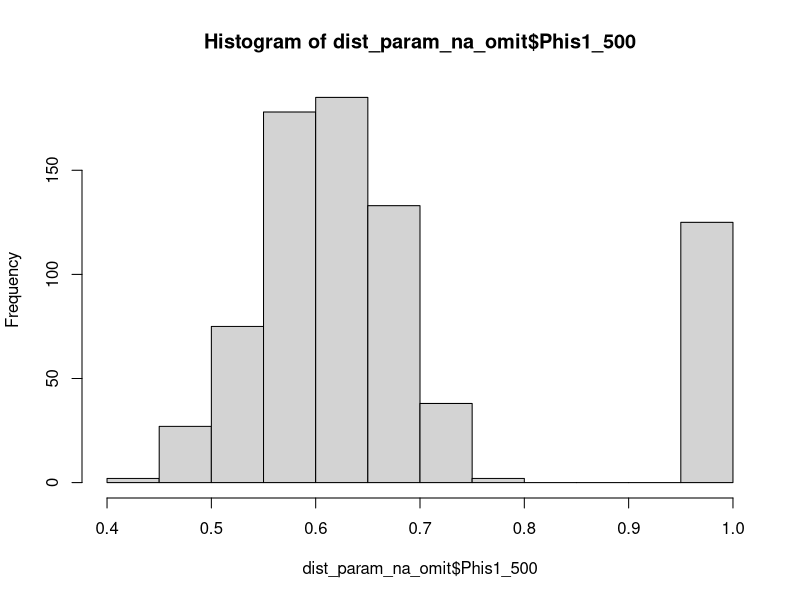
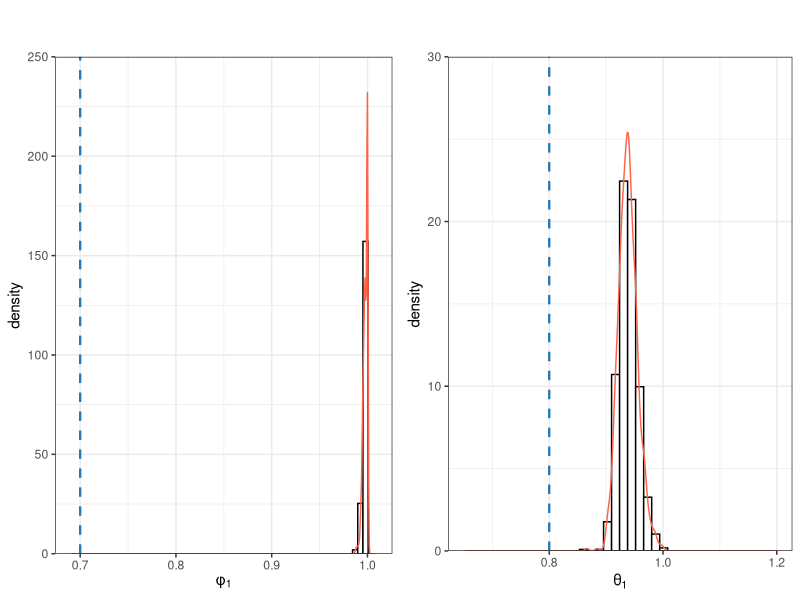
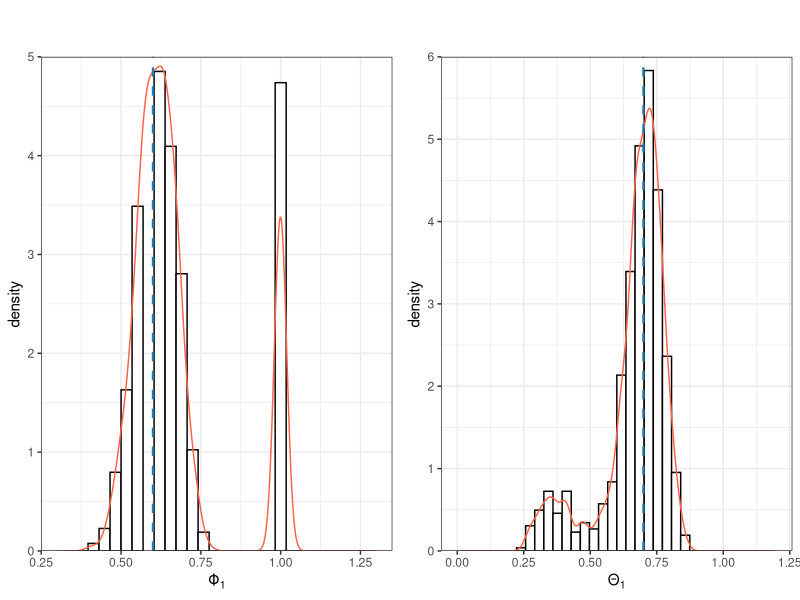

Source code (R) for these figures, in order:
library(tidyverse)
library(ggthemes)
library(readr)
library(ggplot2)
library(gridExtra)

# Explorar cual es la convergencia de los parametros ajustados con 
# sarima_101_101_12 cuando los datos fueron generados 
# por un sarima_111_101_12.

dist_param <- read.csv("data/dist_param_sarima_101_101_12_fuera_mod.csv",  header = TRUE)

dist_param_na_omit <- na.omit(dist_param)
dim(dist_param_na_omit) # 765   6
colnames(dist_param_na_omit)
View(dist_param_na_omit)

# Parametros reales: 
# ar= c(0.7), ma=c(0.8), 
# sar= c(0.6), sma=c(0.7)
# d=1, D=0

hist(dist_param_na_omit$Phis1_500)

# histogramas parte regular

g1 <- ggplot(dist_param_na_omit, aes(x = phis1_500)) + 
  geom_histogram(colour = 1, fill = "white", bins = 60, aes(y = ..density..))+
  geom_density(lwd = 0.5,linetype = 1, colour = "tomato")+
  labs(title = "",  subtitle = "", x= expression("\u03C6"[1]))+
  scale_y_continuous(expand = c(0, 0), limits = c(0,250))+
  geom_vline(xintercept = 0.7, linetype="dashed", color="#2678B3",lwd=0.8)+
  xlim(c(0.69,1.01))+ theme_bw()

g2 <- ggplot(dist_param_na_omit, aes(x = titas1_500)) + 
  geom_histogram(colour = 1, fill = "white", bins = 40, aes(y = ..density..))+
  geom_density(lwd = 0.5,linetype = 1, colour = "tomato")+
  labs(title = "",  subtitle = "", x= expression("\u03B8"[1]))+
  scale_y_continuous(expand = c(0, 0), limits = c(0,30))+
  geom_vline(xintercept = 0.8, linetype="dashed", color="#2678B3",lwd=0.8)+
  xlim(c(0.65,1.2))+ theme_bw()


# histogramas parte estacional

g3 <- ggplot(dist_param_na_omit, aes(x = Phis1_500)) + 
  geom_histogram(colour = 1, fill = "white", bins = 30, aes(y = ..density..))+
  geom_density(lwd = 0.5,linetype = 1, colour = "tomato")+
  labs(title = "",  subtitle = "", x= expression("\u03A6"[1]))+
  scale_y_continuous(expand = c(0, 0), limits = c(0,5))+
  geom_vline(xintercept = 0.6, linetype="dashed", color="#2678B3",lwd=0.8)+
  xlim(c(0.3,1.3))+ theme_bw()

g4 <- ggplot(dist_param_na_omit, aes(x = Titas1_500)) + 
  geom_histogram(colour = 1, fill = "white", bins = 36, aes(y = ..density..))+
  geom_density(lwd = 0.5,linetype = 1, colour = "tomato")+
  labs(title = "",  subtitle = "", x= expression("\u0398"[1]))+
  scale_y_continuous(expand = c(0, 0), limits = c(0,6))+
  geom_vline(xintercept = 0.7, linetype="dashed", color="#2678B3",lwd=0.8)+
  xlim(c(0,1.2))+ theme_bw()



dist_sarima_fuera_mod_reg <- grid.arrange(g1,g2, nrow=1)

dist_sarima_fuera_mod_est <- grid.arrange(g3,g4, nrow=1)

ggsave("output/dist_sarima_fuera_mod_reg.png", 
       dist_sarima_fuera_mod_reg,dpi = 300, width = 6, height = 2.5, units = "in")

ggsave("output/dist_sarima_fuera_mod_est.png", 
       dist_sarima_fuera_mod_est,dpi = 300, width = 6, height = 2.5, units = "in")
